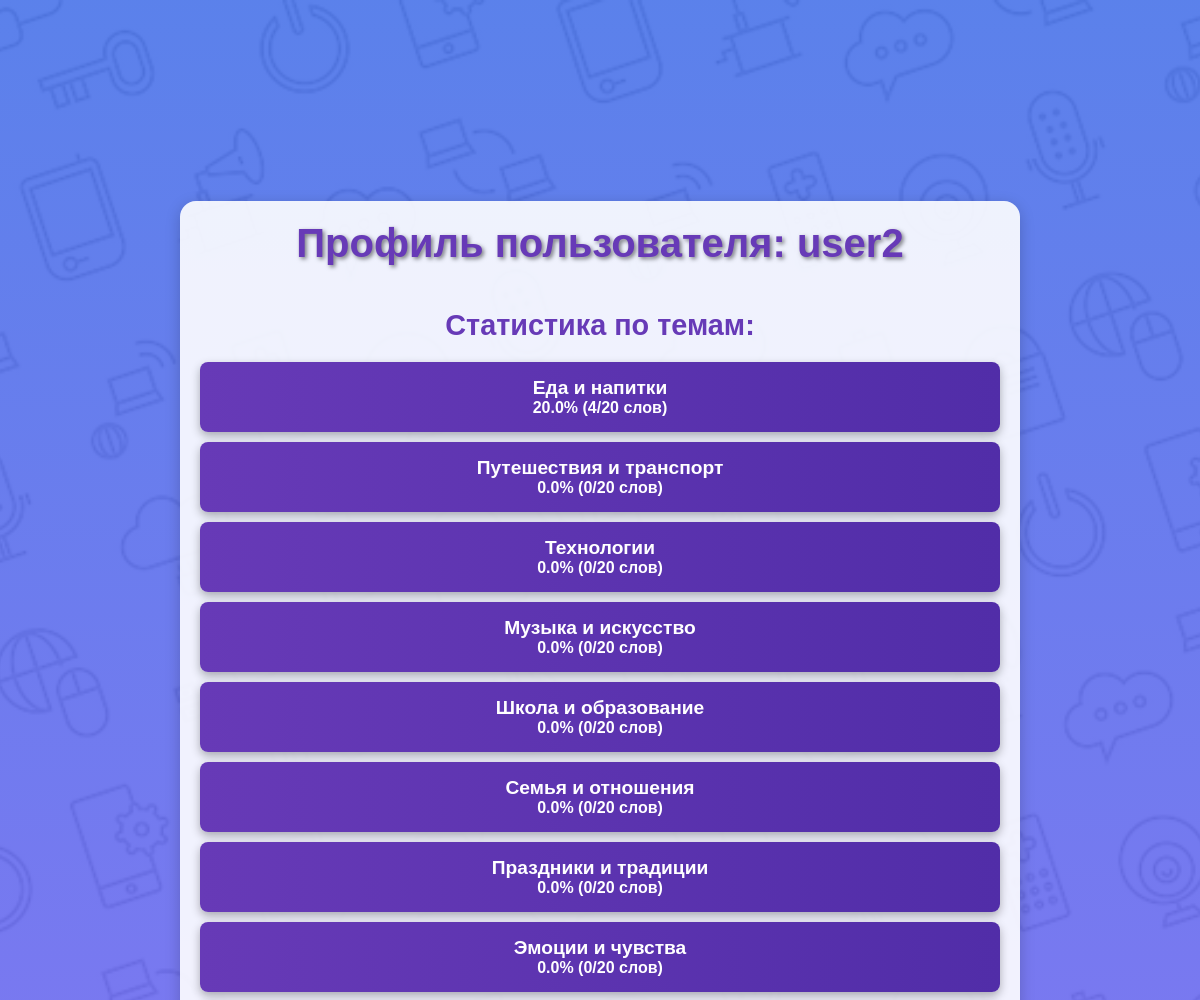
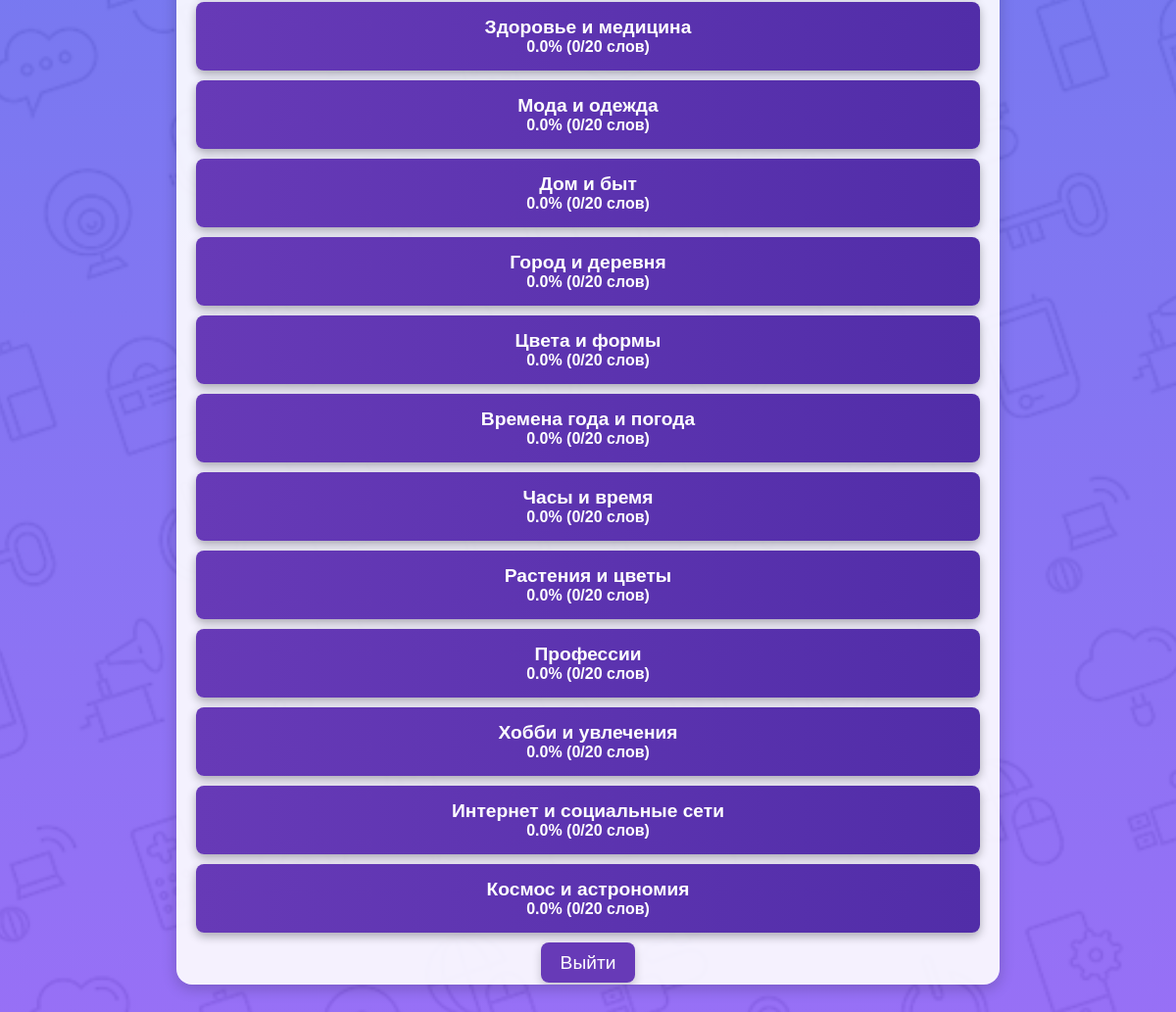
Page /profile/ (signed in) on the committed database (2 pictures, top to bottom).
### flashcards/models.py (models this page shows, shortened)
class Topic(models.Model):
    name = models.CharField(max_length=100, unique=True)

### flashcards/views.py (the view)
# urls.py: path('profile/', views.profile, name='profile'),
@login_required
def profile(request):
    topics = Topic.objects.all()
    stats = []
    for topic in topics:
        total_words = topic.cards.count()
        learned_words = UserCardProgress.objects.filter(
            user=request.user,  # Фильтруем только по текущему пользователю
            card__topic=topic,
            status="learned"
        ).count()
        percentage = (learned_words / total_words) * 100 if total_words > 0 else 0
        stats.append({
            'topic': topic,
            'total_words': total_words,
            'learned_words': learned_words,
            'percentage': percentage
        })
    return render(request, 'flashcards/profile.html', {'stats': stats, 'user': request.user})

### flashcards/templates/flashcards/profile.html (shortened to what this page needs)
{% load static %}
<!DOCTYPE html>
<html lang="en">
<head>
    <link rel="stylesheet" href="{% static 'flashcards/css/style.css' %}">
</head>
<body>
    <div class="profile-container">
        <header class="profile-header">
            <h1 class="profile-title">Профиль пользователя: {{ user.username }}</h1>
        </header>
        <section class="stats-section">
            <h2>Статистика по темам:</h2>
            <div class="stats-scroll">
                {% for stat in stats %}
                <div class="stats-item">
                    <a href="{% url 'topic_details' stat.topic.id %}">{{ stat.topic.name }}</a>
                    <p>{{ stat.percentage|floatformat:1 }}% ({{ stat.learned_words }}/{{ stat.total_words }} слов)</p>
                </div>
                {% endfor %}
            </div>
        </section>
        <footer>
            <a href="{% url 'logout' %}" class="logout-button">Выйти</a>
        </footer>
    </div>
</body>
</html>

### flashcards/static/flashcards/css/style.css (style rules this page uses)
body { margin: 0; font-family: 'Arial', sans-serif; display: flex; justify-content: center; align-items: center; height: 100vh; background: linear-gradient(to bottom, rgba(36, 87, 228, 0.75), rgba(123, 62, 244, 0.75)), url('../images/background.png'); background-size: cover; background-position: center; color: #fff; }
header h1 { font-size: 2.5rem; color: #fff; text-shadow: 2px 2px 4px rgba(0, 0, 0, 0.5); font-size: 2.5rem.)5); margin-bottom: 10px; }
.profile-container { width: 90%; max-width: 800px; background: rgba(255, 255, 255, 0.9); border-radius: 16px; box-shadow: 0 4px 15px rgba(0, 0, 0, 0.2); display: flex; flex-direction: column; justify-content: space-between; align-items: center; padding: 20px; height: 80%; overflow-y: auto; }
.profile-header { margin-bottom: 20px; }
.profile-title { font-size: 2.5rem; margin: 0; color: #673ab7; text-shadow: 2px 2px 4px rgba(0, 0, 0, 0.5); }
.stats-section { width: 100%; flex: 1; display: flex; flex-direction: column; align-items: center; }
.stats-section h2 { font-size: 1.8rem; margin-bottom: 10px; color: #673ab7; }
.stats-scroll { width: 100%; overflow-y: auto; padding: 10px; border-radius: 12px; }
.stats-item { background: linear-gradient(to right, #673ab7, #512da8); padding: 15px; border-radius: 8px; color: white; text-align: center; margin-bottom: 10px; font-weight: bold; box-shadow: 0 4px 10px rgba(0, 0, 0, 0.3); transition: transform 0.3s ease, box-shadow 0.3s ease; }
.stats-item a { color: white; text-decoration: none; font-size: 1.2rem; display: block; }
.stats-item p { margin: 0; font-size: 1rem; }
.logout-button { margin-top: 20px; font-size: 1.2rem; color: white; background-color: #673ab7; text-decoration: none; padding: 10px 20px; border-radius: 8px; box-shadow: 0 4px 10px rgba(0, 0, 0, 0.2); transition: background-color 0.3s ease, transform 0.2s ease; }

### rows in the picture
Topic: topic.name "Еда и напитки", percentage "20.0", learned_words "4", total_words "20"
Topic: topic.name "Путешествия и транспорт", percentage "0.0", learned_words "0", total_words "20"
Topic: topic.name "Технологии", percentage "0.0", learned_words "0", total_words "20"
Topic: topic.name "Музыка и искусство", percentage "0.0", learned_words "0", total_words "20"
Topic: topic.name "Школа и образование", percentage "0.0", learned_words "0", total_words "20"
Topic: topic.name "Семья и отношения", percentage "0.0", learned_words "0", total_words "20"
Topic: topic.name "Праздники и традиции", percentage "0.0", learned_words "0", total_words "20"
Topic: topic.name "Эмоции и чувства", percentage "0.0", learned_words "0", total_words "20"
Topic: topic.name "Здоровье и медицина", percentage "0.0", learned_words "0", total_words "20"
Topic: topic.name "Мода и одежда", percentage "0.0", learned_words "0", total_words "20"
Topic: topic.name "Дом и быт", percentage "0.0", learned_words "0", total_words "20"
Topic: topic.name "Город и деревня", percentage "0.0", learned_words "0", total_words "20"
Topic: topic.name "Цвета и формы", percentage "0.0", learned_words "0", total_words "20"
Topic: topic.name "Времена года и погода", percentage "0.0", learned_words "0", total_words "20"
Topic: topic.name "Часы и время", percentage "0.0", learned_words "0", total_words "20"
Topic: topic.name "Растения и цветы", percentage "0.0", learned_words "0", total_words "20"
Topic: topic.name "Профессии", percentage "0.0", learned_words "0", total_words "20"
Topic: topic.name "Хобби и увлечения", percentage "0.0", learned_words "0", total_words "20"
Topic: topic.name "Интернет и социальные сети", percentage "0.0", learned_words "0", total_words "20"
Topic: topic.name "Космос и астрономия", percentage "0.0", learned_words "0", total_words "20"

### other values in the picture
{{ user.username }} "user2"
